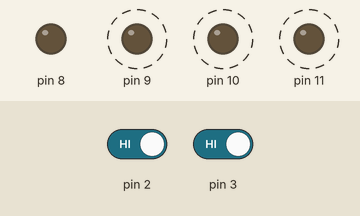
Simulated run of this sketch. Board: Arduino Uno, built with avr-gcc and run on an emulated ATmega328P. Parts: output pins drawn as LEDs (lit = HIGH). Dashed ring = blinking. The test bench sets the inputs (shaded band); at power-on: pin 3 HIGH, pin 2 HIGH.

Above: at 2.65 s.
2.7 s: pin 3 driven LOW
At 3.27 s:
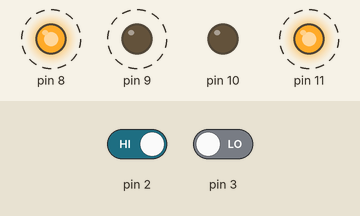
6.2 s: pin 2 driven LOW
At 6.8 s:
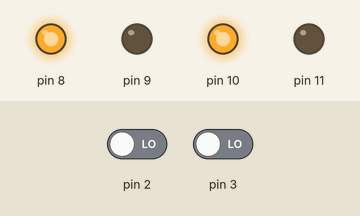
7.8 s: pin 2 driven HIGH
At 7.97 s:
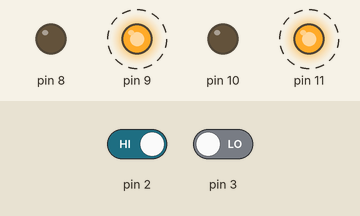
11.3 s: pin 3 driven HIGH
At 11.97 s:
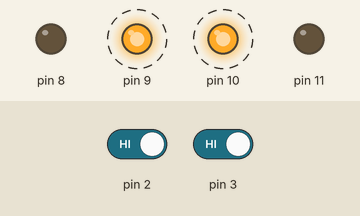
Timing chart, 0 to 15.8 s (numbered marks = the images above; inputs shaded):
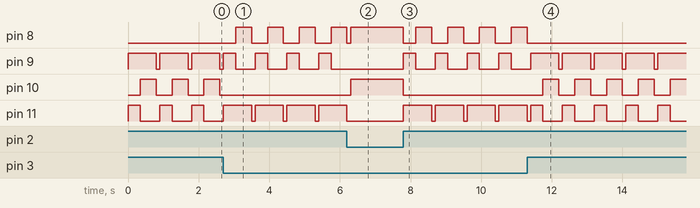

Measured:
- after the input at 2.7 s, pin 8: alternates HIGH for 0.45 s and LOW for 0.45 s, starting after 0.35 s; pin 10: stops changing and stays LOW
- after the input at 6.2 s, pin 9: stops changing and stays LOW; pin 10: LOW → HIGH after 0.10 s; pin 11: goes on until 6.2 s, then stays LOW
- after the input at 7.8 s, pin 8: HIGH → LOW at once, then repeats every 0.90 s: HIGH 0.45 s, LOW 0.45 s; pin 9: alternates HIGH for 0.35 s and LOW for 0.55 s, starting at once; pin 10: HIGH → LOW at once; pin 11: alternates HIGH for 0.80 s and LOW for 0.10 s, starting at once
- after the input at 11.3 s, pin 8: goes on until 11.3 s, then stays LOW; pin 10: alternates HIGH for 0.45 s and LOW for 0.45 s, starting after 0.45 s
- by itself, pin 9: alternates HIGH for 0.35 s and LOW for 0.55 s
- by itself, pin 10: alternates HIGH for 0.45 s and LOW for 0.45 s
- by itself, pin 11: alternates HIGH for 0.80 s and LOW for 0.10 s

The sketch:

edge_detection_robot.ino
```cpp
void setup() {
  pinMode(2, INPUT);
  pinMode(3, INPUT);

  pinMode(8, OUTPUT);
  pinMode(9, OUTPUT);
  pinMode(10, OUTPUT);
  pinMode(11, OUTPUT);
}

void loop() {
  int leftSensor = digitalRead(2);
  int rightSensor = digitalRead(3);

  if (leftSensor == LOW && rightSensor == LOW) {
    digitalWrite(8, HIGH);
    digitalWrite(9, LOW);
    digitalWrite(10, HIGH);
    digitalWrite(11, LOW);
  } else {
    digitalWrite(8, LOW);
    digitalWrite(9, HIGH);
    digitalWrite(10, LOW);
    digitalWrite(11, HIGH);
    delay(350);

    if (leftSensor == HIGH && rightSensor == LOW) {
      digitalWrite(8, HIGH);
      digitalWrite(9, LOW);
      digitalWrite(10, LOW);
      digitalWrite(11, HIGH);
    } else {
      digitalWrite(8, LOW);
      digitalWrite(9, HIGH);
      digitalWrite(10, HIGH);
      digitalWrite(11, LOW);
    }

    delay(450);

    digitalWrite(8, LOW);
    digitalWrite(9, LOW);
    digitalWrite(10, LOW);
    digitalWrite(11, LOW);
    delay(100);
  }
}
```
